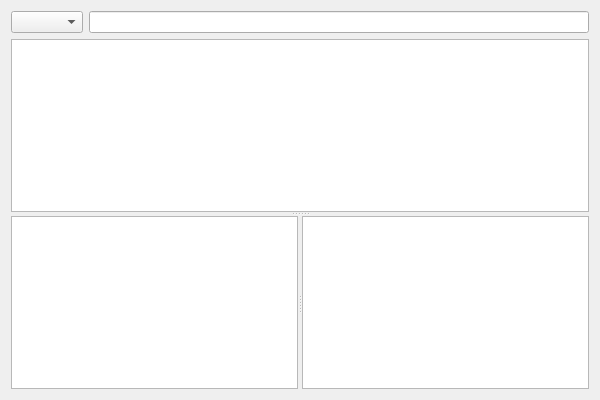
<?xml version="1.0" encoding="UTF-8"?>
<ui version="4.0">
 <class>Widget</class>
 <widget class="QWidget" name="Widget">
  <property name="geometry">
   <rect>
    <x>0</x>
    <y>0</y>
    <width>600</width>
    <height>400</height>
   </rect>
  </property>
  <property name="windowTitle">
   <string>Widget</string>
  </property>
  <layout class="QVBoxLayout" name="verticalLayout">
   <item>
    <layout class="QHBoxLayout" name="horizontalLayout">
     <item>
      <widget class="QComboBox" name="comboBox"/>
     </item>
     <item>
      <widget class="QLineEdit" name="lineEdit"/>
     </item>
    </layout>
   </item>
   <item>
    <widget class="QSplitter" name="mainSplitter">
     <property name="orientation">
      <enum>Qt::Vertical</enum>
     </property>
     <widget class="QTreeView" name="treeView"/>
     <widget class="QSplitter" name="tablelistSplitter">
      <property name="orientation">
       <enum>Qt::Horizontal</enum>
      </property>
      <widget class="QTableView" name="tableView"/>
      <widget class="QListView" name="listView"/>
     </widget>
    </widget>
   </item>
  </layout>
 </widget>
 <layoutdefault spacing="6" margin="11"/>
 <resources/>
 <connections/>
</ui>
